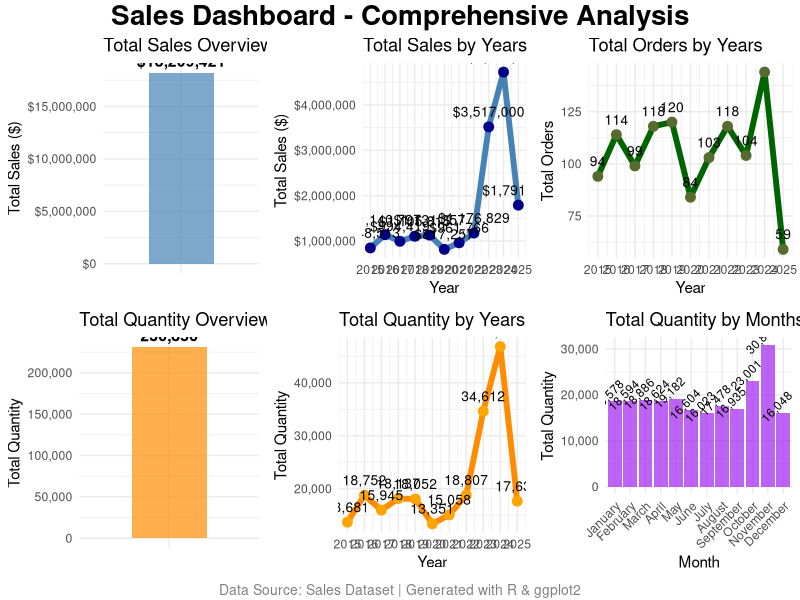
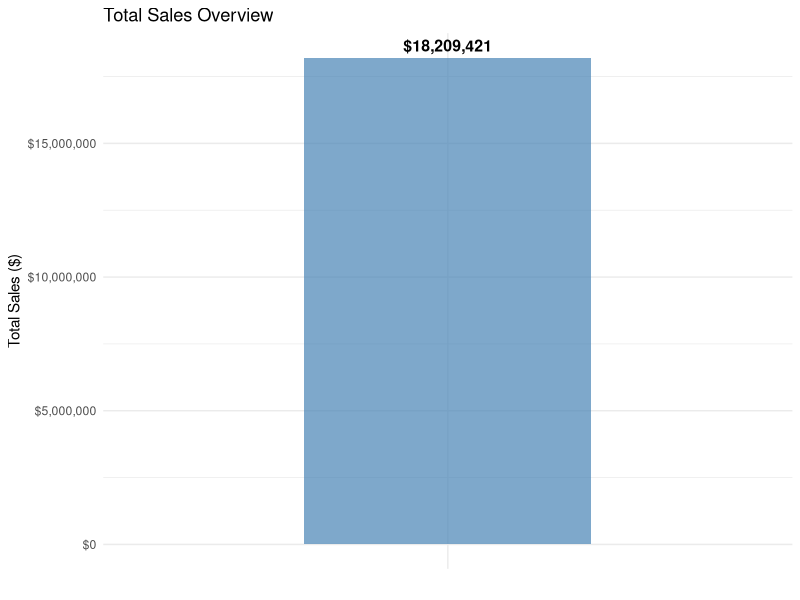
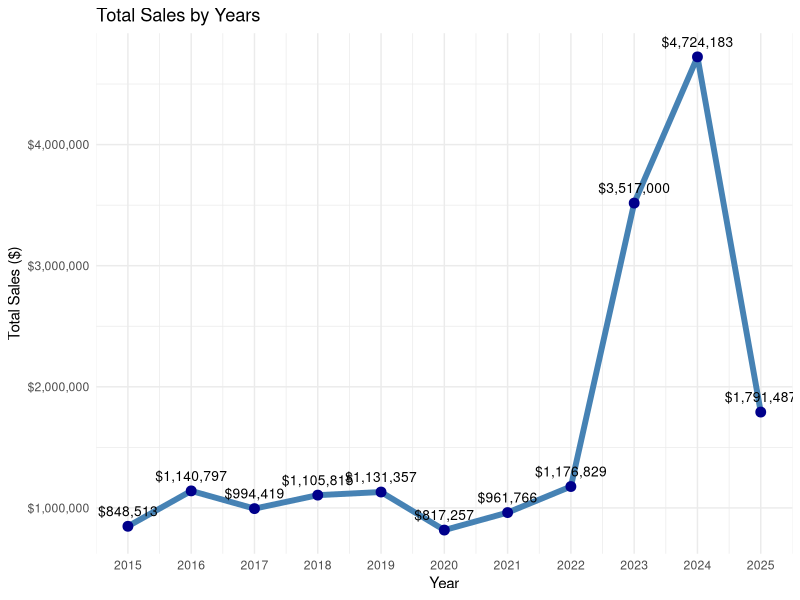
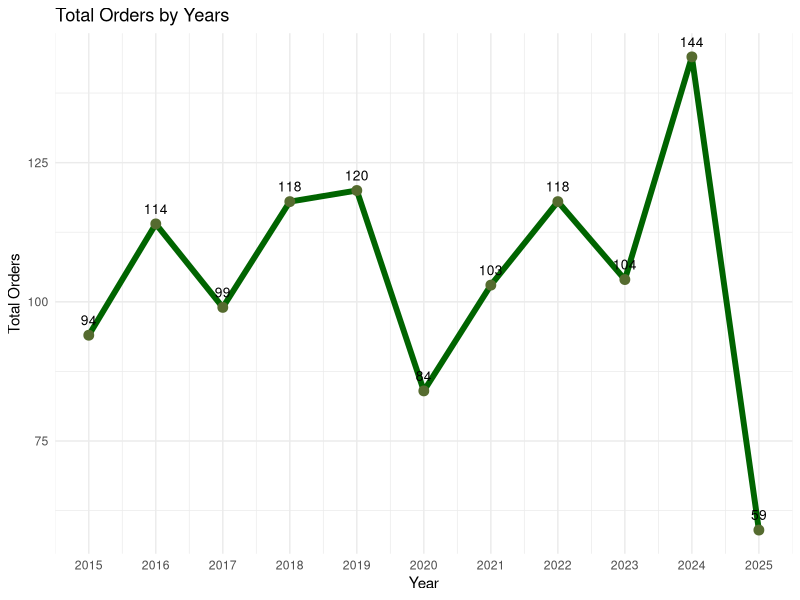
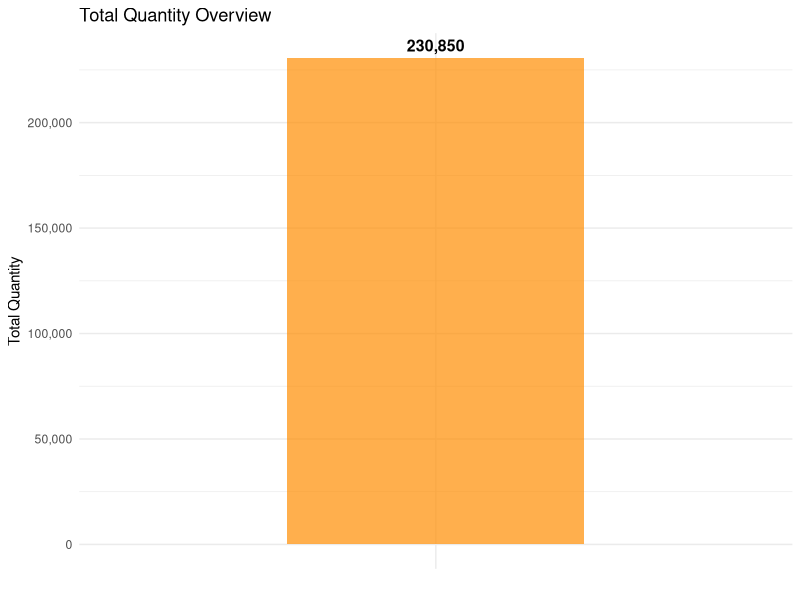
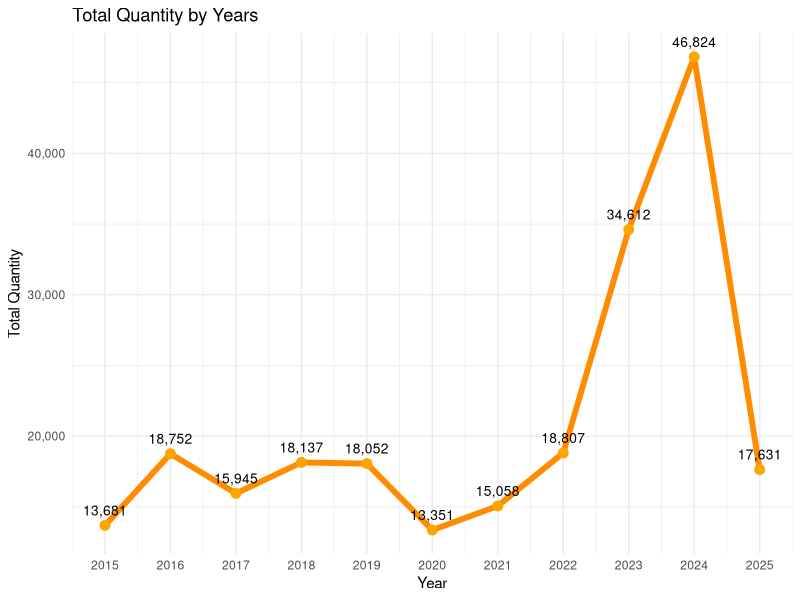
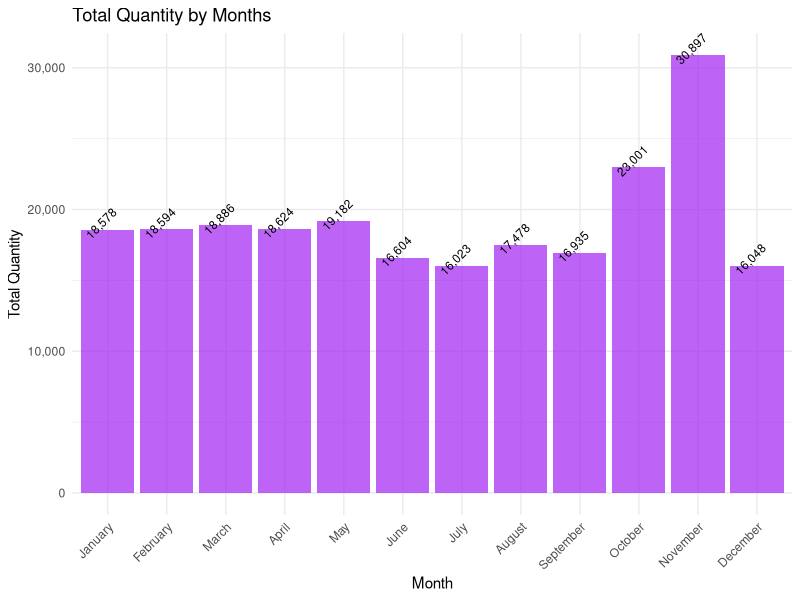
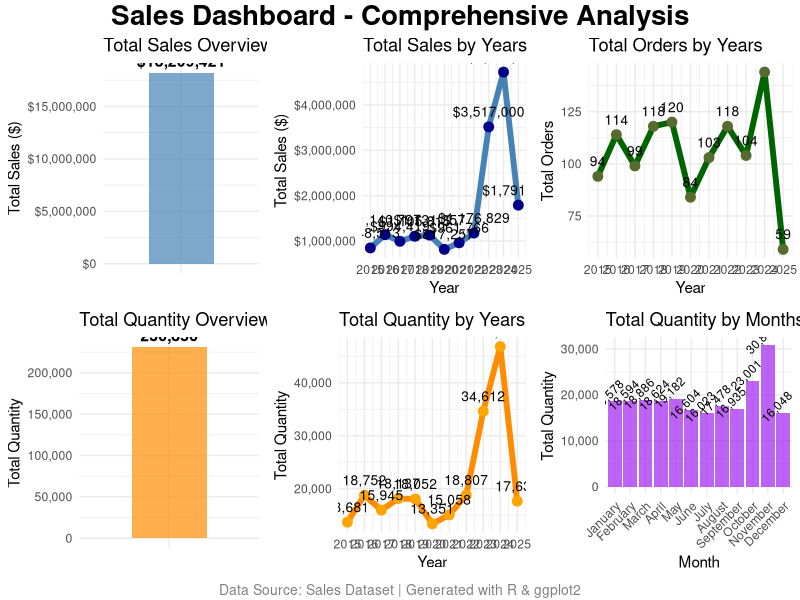

Recreate these plots in R, in order.
# Sales Dashboard - R Implementation
# Comprehensive sales data visualization and analysis

# Load required libraries
library(ggplot2)
library(dplyr)
library(lubridate)
library(scales)
library(gridExtra)
library(grid)

# Set working directory and create images folder
if (!dir.exists("images")) {
  dir.create("images")
}

# Set theme for white background plots
theme_set(theme_minimal() + 
          theme(panel.background = element_rect(fill = "white", color = NA),
                plot.background = element_rect(fill = "white", color = NA)))

cat("=== Sales Dashboard Analysis ===\n")
cat("Loading and processing sales data...\n")

# Load the dataset
sales_data <- read.csv("sales-dataset/sales.csv")

# Display basic information about the dataset
cat("\nDataset Information:\n")
cat("Shape:", nrow(sales_data), "rows,", ncol(sales_data), "columns\n")
cat("Column names:", paste(names(sales_data), collapse = ", "), "\n")

# Display first few rows
cat("\nFirst 5 rows of the dataset:\n")
print(head(sales_data, 5))

# Data preprocessing
cat("\n=== Data Preprocessing ===\n")

# Convert ORDERDATE to proper date format
sales_data$ORDERDATE <- as.Date(sales_data$ORDERDATE, format = "%m/%d/%Y")

# Extract additional date components
sales_data$Year <- year(sales_data$ORDERDATE)
sales_data$Month <- month(sales_data$ORDERDATE)
sales_data$Month_Name <- month.name[sales_data$Month]

# Ensure numeric columns are properly formatted
sales_data$SALES <- as.numeric(sales_data$SALES)
sales_data$QUANTITYORDERED <- as.numeric(sales_data$QUANTITYORDERED)
sales_data$PRICEEACH <- as.numeric(sales_data$PRICEEACH)

# Data summary
cat("\nData Summary:\n")
print(summary(sales_data))

# Check for missing values
cat("\nMissing values check:\n")
missing_values <- colSums(is.na(sales_data))
print(missing_values)

cat("\n=== Creating Dashboard Visualizations ===\n")

# 1. Total Sales
cat("\n1. Creating Total Sales visualization...\n")
total_sales <- sum(sales_data$SALES, na.rm = TRUE)

p1 <- ggplot(data.frame(metric = "Total Sales", value = total_sales), 
             aes(x = metric, y = value)) +
  geom_bar(stat = "identity", fill = "steelblue", alpha = 0.7, width = 0.5) +
  geom_text(aes(label = dollar_format()(value)), 
            vjust = -0.5, size = 4, fontface = "bold") +
  labs(title = "Total Sales Overview", 
       x = "", 
       y = "Total Sales ($)") +
  theme_minimal() +
  theme(panel.background = element_rect(fill = "white", color = NA),
        plot.background = element_rect(fill = "white", color = NA),
        axis.text.x = element_blank(),
        axis.ticks.x = element_blank()) +
  scale_y_continuous(labels = dollar_format())

png("images/01_total_sales.png", width = 800, height = 600, bg = "white")
print(p1)
dev.off()

cat("Total Sales:", dollar_format()(total_sales), "\n")
cat("Total Sales plot saved as: images/01_total_sales.png\n")

# 2. Total Sales by Years
cat("\n2. Creating Total Sales by Years visualization...\n")
sales_by_year <- sales_data %>%
  group_by(Year) %>%
  summarise(Total_Sales = sum(SALES, na.rm = TRUE), .groups = 'drop')

p2 <- ggplot(sales_by_year, aes(x = Year, y = Total_Sales)) +
  geom_line(color = "steelblue", linewidth = 2) +
  geom_point(color = "darkblue", size = 3) +
  geom_text(aes(label = dollar_format()(Total_Sales)), 
            vjust = -1, size = 3.5) +
  labs(title = "Total Sales by Years", 
       x = "Year", 
       y = "Total Sales ($)") +
  theme_minimal() +
  theme(panel.background = element_rect(fill = "white", color = NA),
        plot.background = element_rect(fill = "white", color = NA)) +
  scale_y_continuous(labels = dollar_format()) +
  scale_x_continuous(breaks = unique(sales_by_year$Year))

png("images/02_sales_by_years.png", width = 800, height = 600, bg = "white")
print(p2)
dev.off()

cat("Sales by Years plot saved as: images/02_sales_by_years.png\n")
print(sales_by_year)

# 3. Total Orders by Years (renumbered from 4)
cat("\n3. Creating Total Orders by Years visualization...\n")
orders_by_year <- sales_data %>%
  group_by(Year) %>%
  summarise(Total_Orders = n_distinct(ORDERNUMBER), .groups = 'drop')

p3 <- ggplot(orders_by_year, aes(x = Year, y = Total_Orders)) +
  geom_line(color = "darkgreen", linewidth = 2) +
  geom_point(color = "darkolivegreen", size = 3) +
  geom_text(aes(label = comma_format()(Total_Orders)), 
            vjust = -1, size = 3.5) +
  labs(title = "Total Orders by Years", 
       x = "Year", 
       y = "Total Orders") +
  theme_minimal() +
  theme(panel.background = element_rect(fill = "white", color = NA),
        plot.background = element_rect(fill = "white", color = NA)) +
  scale_y_continuous(labels = comma_format()) +
  scale_x_continuous(breaks = unique(orders_by_year$Year))

png("images/03_orders_by_years.png", width = 800, height = 600, bg = "white")
print(p3)
dev.off()

cat("Orders by Years plot saved as: images/03_orders_by_years.png\n")
print(orders_by_year)

# 4. Total Quantity
cat("\n4. Creating Total Quantity visualization...\n")
total_quantity <- sum(sales_data$QUANTITYORDERED, na.rm = TRUE)

p4 <- ggplot(data.frame(metric = "Total Quantity", value = total_quantity), 
             aes(x = metric, y = value)) +
  geom_bar(stat = "identity", fill = "darkorange", alpha = 0.7, width = 0.5) +
  geom_text(aes(label = comma_format()(value)), 
            vjust = -0.5, size = 4, fontface = "bold") +
  labs(title = "Total Quantity Overview", 
       x = "", 
       y = "Total Quantity") +
  theme_minimal() +
  theme(panel.background = element_rect(fill = "white", color = NA),
        plot.background = element_rect(fill = "white", color = NA),
        axis.text.x = element_blank(),
        axis.ticks.x = element_blank()) +
  scale_y_continuous(labels = comma_format())

png("images/04_total_quantity.png", width = 800, height = 600, bg = "white")
print(p4)
dev.off()

cat("Total Quantity:", total_quantity, "\n")
cat("Total Quantity plot saved as: images/04_total_quantity.png\n")

# 5. Total Quantity by Years
cat("\n5. Creating Total Quantity by Years visualization...\n")
quantity_by_year <- sales_data %>%
  group_by(Year) %>%
  summarise(Total_Quantity = sum(QUANTITYORDERED, na.rm = TRUE), .groups = 'drop')

p5 <- ggplot(quantity_by_year, aes(x = Year, y = Total_Quantity)) +
  geom_line(color = "darkorange", linewidth = 2) +
  geom_point(color = "orange", size = 3) +
  geom_text(aes(label = comma_format()(Total_Quantity)), 
            vjust = -1, size = 3.5) +
  labs(title = "Total Quantity by Years", 
       x = "Year", 
       y = "Total Quantity") +
  theme_minimal() +
  theme(panel.background = element_rect(fill = "white", color = NA),
        plot.background = element_rect(fill = "white", color = NA)) +
  scale_y_continuous(labels = comma_format()) +
  scale_x_continuous(breaks = unique(quantity_by_year$Year))

png("images/05_quantity_by_years.png", width = 800, height = 600, bg = "white")
print(p5)
dev.off()

cat("Quantity by Years plot saved as: images/05_quantity_by_years.png\n")
print(quantity_by_year)

# 6. Total Quantity by Months
cat("\n6. Creating Total Quantity by Months visualization...\n")
quantity_by_month <- sales_data %>%
  group_by(Month_Name) %>%
  summarise(Total_Quantity = sum(QUANTITYORDERED, na.rm = TRUE), .groups = 'drop') %>%
  mutate(Month_Name = factor(Month_Name, levels = month.name))

p6 <- ggplot(quantity_by_month, aes(x = Month_Name, y = Total_Quantity)) +
  geom_bar(stat = "identity", fill = "purple", alpha = 0.7) +
  geom_text(aes(label = comma_format()(Total_Quantity)), 
            vjust = -0.5, size = 3, angle = 45) +
  labs(title = "Total Quantity by Months", 
       x = "Month", 
       y = "Total Quantity") +
  theme_minimal() +
  theme(panel.background = element_rect(fill = "white", color = NA),
        plot.background = element_rect(fill = "white", color = NA),
        axis.text.x = element_text(angle = 45, hjust = 1)) +
  scale_y_continuous(labels = comma_format())

png("images/06_quantity_by_months.png", width = 800, height = 600, bg = "white")
print(p6)
dev.off()

cat("Quantity by Months plot saved as: images/06_quantity_by_months.png\n")
print(quantity_by_month)

# Summary Statistics
cat("\n=== SUMMARY OF RESULTS ===\n")
cat("Dashboard Metrics:\n")
cat("- Total Sales:", dollar_format()(total_sales), "\n")
cat("- Total Quantity:", total_quantity, "\n")

cat("\nYear-over-Year Analysis:\n")
for (i in 1:nrow(sales_by_year)) {
  year <- sales_by_year$Year[i]
  sales <- sales_by_year$Total_Sales[i]
  orders <- orders_by_year$Total_Orders[i]
  quantity <- quantity_by_year$Total_Quantity[i]
  
  cat("Year", year, ":\n")
  cat("  - Sales:", dollar_format()(sales), "\n")
  cat("  - Orders:", orders, "\n")
  cat("  - Quantity:", quantity, "\n")
}

cat("\nMonthly Quantity Analysis:\n")
for (i in 1:nrow(quantity_by_month)) {
  month <- quantity_by_month$Month_Name[i]
  quantity <- quantity_by_month$Total_Quantity[i]
  cat("-", month, ":", quantity, "units\n")
}

cat("\nAll visualizations have been saved in the 'images' directory with white backgrounds.\n")

# Create Combined Dashboard
cat("\n=== Creating Combined Dashboard ===\n")
cat("Combining all visualizations into a single dashboard image...\n")

# Create a combined dashboard layout
combined_dashboard <- grid.arrange(
  p1, p2, p3,  # Top row: Total Sales, Sales by Years, Orders by Years
  p4, p5, p6,  # Bottom row: Total Quantity, Quantity by Years, Quantity by Months
  ncol = 3,
  nrow = 2,
  top = textGrob("Sales Dashboard - Comprehensive Analysis", 
                 gp = gpar(fontsize = 20, fontface = "bold")),
  bottom = textGrob("Data Source: Sales Dataset | Generated with R & ggplot2", 
                    gp = gpar(fontsize = 10, col = "gray50"))
)

# Save the combined dashboard
png("images/00_combined_dashboard.png", width = 1600, height = 800, bg = "white")
grid.arrange(
  p1, p2, p3,  # Top row: Total Sales, Sales by Years, Orders by Years
  p4, p5, p6,  # Bottom row: Total Quantity, Quantity by Years, Quantity by Months
  ncol = 3,
  nrow = 2,
  top = textGrob("Sales Dashboard - Comprehensive Analysis", 
                 gp = gpar(fontsize = 20, fontface = "bold")),
  bottom = textGrob("Data Source: Sales Dataset | Generated with R & ggplot2", 
                    gp = gpar(fontsize = 10, col = "gray50"))
)
dev.off()

cat("Combined dashboard saved as: images/00_combined_dashboard.png\n")
cat("Dashboard analysis completed successfully!\n")
